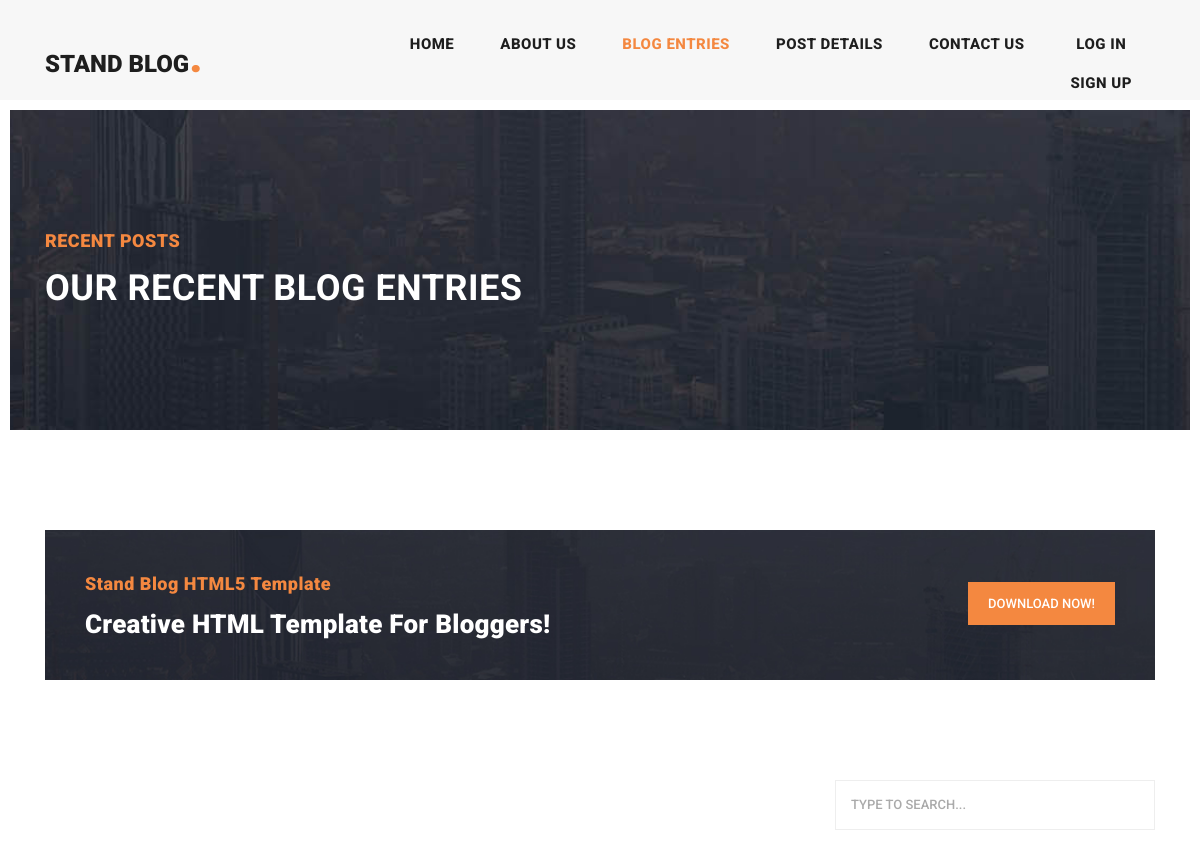
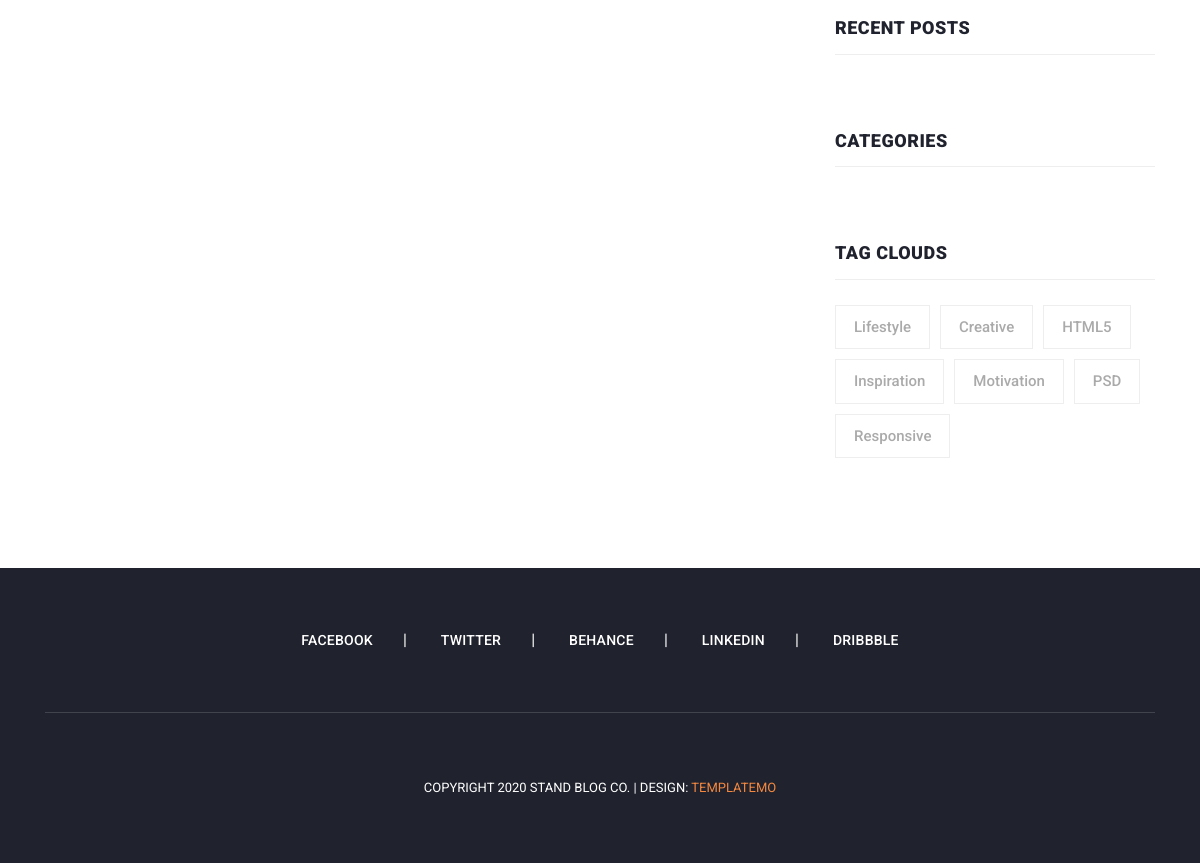
/list, run on an earlier commit of the app's database (2 pictures, top to bottom).
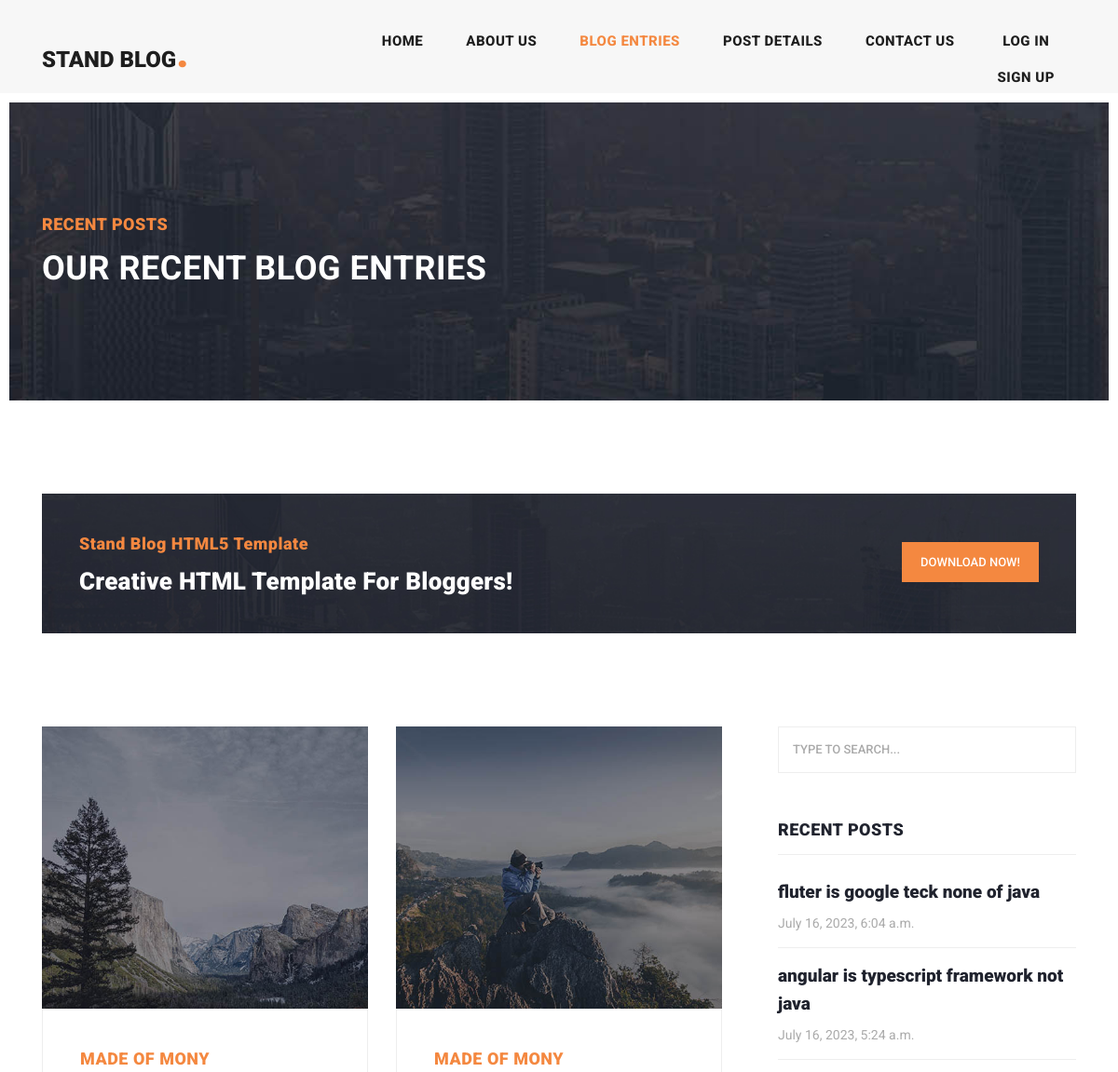
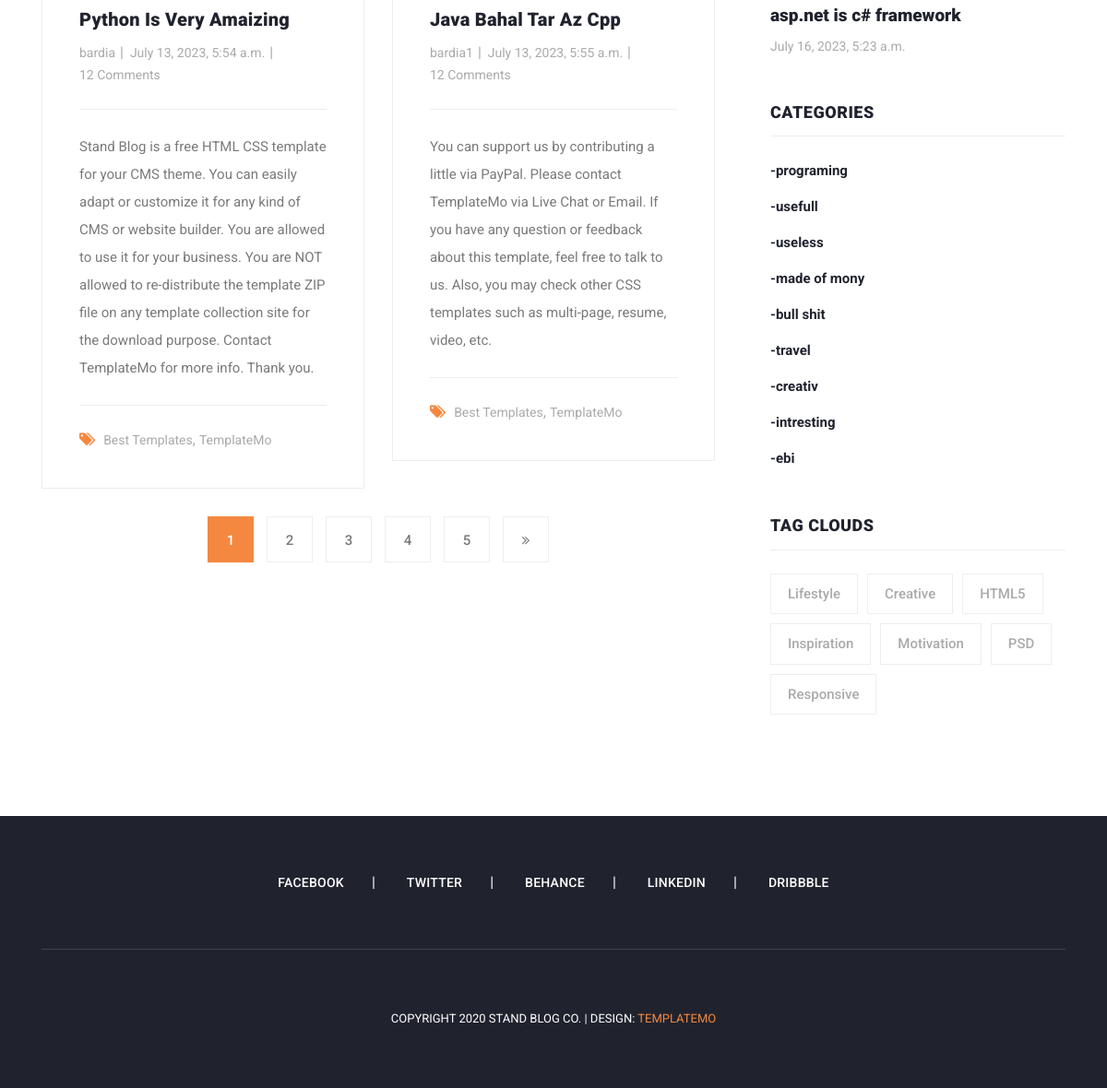
And on a later commit of the database (2 pictures, top to bottom).
### blog/models.py (models this page shows, shortened)
class Article(models.Model):
    author=models.ForeignKey(User,on_delete=models.CASCADE)
    category=models.ManyToManyField(Category)
    title=models.CharField(max_length=40)
    body=models.TextField()
    image=models.ImageField(upload_to='image/articles')
    created=models.DateTimeField(auto_now_add=True)
    updated=models.DateTimeField(auto_now=True)
    slug=models.SlugField(null=True,unique=True,blank=True)

class Category(models.Model):
    title=models.CharField(max_length=66)
    created=models.DateTimeField(auto_now_add=True)
    def __str__(self):
        return self.title

### blog/views.py (the view)
# urls.py: path("list",views.posts_list,name="list"),
def posts_list(request):
    article=Article.objects.all()
    page_number=request.GET.get("page")
    paginator=Paginator(article,2)
    objects_list=paginator.get_page(page_number)
    return render(request,"blog/article_list.html",{"article":objects_list})

### context_processors/context_processors.py (called while the page is built)
def recent_article(request):
    recent_article=Article.objects.order_by('-created')[:3]
    categories=Category.objects.all()
    return {"recent_article":recent_article,"categories":categories}

### home_app/templatetags/my_templatetags.py (called while the page is built)
@register.inclusion_tag("home_app/result.html")
def show_result(query):
    return {"objects":query}

### blog/templates/blog/article_list.html (shortened to what this page needs)
{% extends "base.html" %}
{% load static %}
{% block content %}
    <div class="heading-page header-text">
        <section class="page-heading">
            <div class="container">
                <div class="row">
                    <div class="col-lg-12">
                        <div class="text-content">
                            <h4>Recent Posts</h4>
                            <h2>Our Recent Blog Entries</h2>
                        </div>
                    </div>
                </div>
            </div>
        </section>
    </div>
    <section class="call-to-action">
        <div class="container">
            <div class="row">
                <div class="col-lg-12">
                    <div class="main-content">
                        <div class="row">
                            <div class="col-lg-8">
                                <span>Stand Blog HTML5 Template</span>
                                <h4>Creative HTML Template For Bloggers!</h4>
                            </div>
                            <div class="col-lg-4">
                                <div class="main-button">
                                    <a href="https://templatemo.com/tm-551-stand-blog" target="_parent">Download
                                        Now!</a>
                                </div>
                            </div>
                        </div>
                    </div>
                </div>
            </div>
        </div>
    </section>
    <section class="blog-posts grid-system">
        <div class="container">
            <div class="row">
                <div class="col-lg-8">
                    <div class="all-blog-posts">
                        <div class="row">
                            {% for item in article %}
                                <div class="col-lg-6">
                                    <div class="blog-post">
                                        <div class="blog-thumb">
                                            <img src="{{ item.image.url }}" alt="">
                                        </div>
                                        <div class="down-content">
                                            <span>{{ item.category.all.1 }}</span>
                                            <a href="post-details.html"><h4>{{ item.title }}</h4></a>
                                            <ul class="post-info">
                                                <li><a href="#">{{ item.author }}</a></li>
                                                <li><a href="#">{{ item.created }}</a></li>
                                                <li><a href="#">12 Comments</a></li>
                                            </ul>
                                            <p>{{ item.body }}</p>
                                            <div class="post-options">
                                                <div class="row">
                                                    <div class="col-lg-12">
                                                        <ul class="post-tags">
                                                            <li><i class="fa fa-tags"></i></li>
                                                            <li><a href="#">Best Templates</a>,</li>
                                                            <li><a href="#">TemplateMo</a></li>
                                                        </ul>
                                                    </div>
                                                </div>
                                            </div>
                                        </div>
                                    </div>
                                </div>
                            {% endfor %}
                            <div class="col-lg-12">
                                {% if article.has_other_pages %}
                                    <ul class="page-numbers">
                                    {% for i in article.paginator.page_range %}
                                        {% if article.number == i %}
                                            <li class="active"><a href="?page={{ i }}{% if request.GET.q %}&q={{ request.GET.q }}{% endif %}">{{ i }}</a></li>
                                        {% else %}
                                            <li><a href="?page={{ i }}{% if request.GET.q %}&q={{ request.GET.q }}{% endif %}">{{ i }}</a></li>
                                        {% endif %}
                                    {% endfor %}
                                    {% if article.has_next %}
                                        <li><a href="?page={{article.next_page_number}}{% if request.GET.q %}&q={{ request.GET.q }}{% endif %}"><i
                                                class="fa fa-angle-double-right"></i></a></li>
                                    {% endif %}
                                     </ul>
                                {% endif %}
                            </div>
                        </div>
                    </div>
                </div>
                {% include "includes/sidebar.html" %}
            </div>
        </div>
    </section>
{% endblock %}

### templates/base.html (shortened to what this page needs)
{% load static %}
<!DOCTYPE html>
<html lang="en">
<head>
   {% include "includes/head_refrences.html" %}
</head>
<body>
{% include "includes/header.html" %}
{% block content %}
{% endblock %}
{% include "includes/footer.html" %}
</body>
</html>

### templates/includes/head_refrences.html (shortened to what this page needs)
{% load static %}
    <link href="{% static "vendor/bootstrap/css/bootstrap.min.css" %}" rel="stylesheet">
    <link rel="stylesheet" href="{% static "css/fontawesome.css" %}">
    <link rel="stylesheet" href="{% static "css/templatemo-stand-blog.css" %}">
    <link rel="stylesheet" href="{% static "css/owl.css" %}">

### templates/includes/header.html (shortened to what this page needs)
{% load static %}
<header class="">
    <nav class="navbar navbar-expand-lg">
        <div class="container">
            <a class="navbar-brand" href="index.html"><h2>Stand Blog<em>.</em></h2></a>
            <div class="collapse navbar-collapse" id="navbarResponsive">
                <ul class="navbar-nav ml-auto">
                    <li class="nav-item {% if request.resolver_match.url_name == "main" %}active{% endif %}">
                        <a class="nav-link" href="index.html">Home
                        </a>
                    </li>
                    <li class="nav-item">
                        <a class="nav-link" href="about.html">About Us</a>
                    </li>
                    <li class="nav-item {% if request.resolver_match.url_name == "list" %}active{% endif %}">
                        <a class="nav-link" href="{% url "blog:list" %}">Blog Entries</a>
                    </li>
                    <li class="nav-item">
                        <a class="nav-link" href="post-details.html">Post Details</a>
                    </li>
                    <li class="nav-item {% if request.resolver_match.url_name == "contact_us" %}active{% endif %}">
                        <a class="nav-link" href="{% url "blog:contact_us" %}">Contact Us</a>
                    </li>
                    <li class="nav-item">
                        {% if request.user.is_authenticated %}
                            <div>
                                <img src="{{ request.user.profile.image.url }}" width="30px" height="30px"
                                     style="border-radius: 100%">
                                <a class="nav-link" href="">{{ request.user.username }}</a><a
                                    href="{% url "account:logout" %}"><span
                                    class="badge badge-danger ">logout</span></a>
                            </div>
                        {% else %}
                            <div>
                                <a class="nav-link {% if request.resolver_match.url_name == "login" %}active{% endif %}"
                                   href="{% url "account:login" %}">log in</a>
                                <a class="nav-link {% if request.resolver_match.url_name == "register" %}active{% endif %}"
                                   href="{% url "account:register" %}">sign up</a>
                            </div>
                        {% endif %}
                    </li>
                </ul>
            </div>
        </div>
    </nav>
</header>

### templates/includes/sidebar.html
{% load static %}
{% load my_templatetags %}
<div class="col-lg-4">
            <div class="sidebar">
              <div class="row">
                <div class="col-lg-12">
                  <div class="sidebar-item search">
                    <form id="search_form" name="gs" method="GET" action="{% url "blog:search_article" %}">
                      <input type="text" name="q" class="searchText" placeholder="type to search..." autocomplete="on">
                    </form>
                  </div>
                </div>
                <div class="col-lg-12">
                  <div class="sidebar-item recent-posts">
                    <div class="sidebar-heading">
                      <h2>Recent Posts</h2>
                    </div>
                    <div class="content">
                      <ul>
                          {% show_result recent_article %}
                      </ul>
                    </div>
                  </div>
                </div>
                <div class="col-lg-12">
                  <div class="sidebar-item categories">
                    <div class="sidebar-heading">
                      <h2>Categories</h2>
                    </div>
                    <div class="content">
                      <ul>
                          {% for cat in categories %}
                        <li><a href="{% url "blog:category_list" cat.id %}">-{{ cat.title }}</a></li>
                          {% endfor %}
                      </ul>
                    </div>
                  </div>
                </div>
                <div class="col-lg-12">
                  <div class="sidebar-item tags">
                    <div class="sidebar-heading">
                      <h2>Tag Clouds</h2>
                    </div>
                    <div class="content">
                      <ul>
                        <li><a href="#">Lifestyle</a></li>
                        <li><a href="#">Creative</a></li>
                        <li><a href="#">HTML5</a></li>
                        <li><a href="#">Inspiration</a></li>
                        <li><a href="#">Motivation</a></li>
                        <li><a href="#">PSD</a></li>
                        <li><a href="#">Responsive</a></li>
                      </ul>
                    </div>
                  </div>
                </div>
              </div>
            </div>
          </div>

### home_app/templates/home_app/result.html
{% for item in objects %}
                            <li><a href="post-details.html">
                          <h5>{{ item.title }}</h5>
                          <span>{{ item.created }}</span>
                        </a></li>
                          {% endfor %}

### templates/includes/footer.html
{% load static %}
<footer>
    <div class="container">
        <div class="row">
            <div class="col-lg-12">
                <ul class="social-icons">
                    <li><a href="#">Facebook</a></li>
                    <li><a href="#">Twitter</a></li>
                    <li><a href="#">Behance</a></li>
                    <li><a href="#">Linkedin</a></li>
                    <li><a href="#">Dribbble</a></li>
                </ul>
            </div>
            <div class="col-lg-12">
                <div class="copyright-text">
                    <p>Copyright 2020 Stand Blog Co.
                        | Design: <a rel="nofollow" href="https://templatemo.com" target="_parent">TemplateMo</a></p>
                </div>
            </div>
        </div>
    </div>
</footer>

### templates/includes/footer_refrences.html (shortened to what this page needs)
{% load static %}

What changed in the data, as far as the page shows it:
added Article: image (picture), category.all.1 "MADE OF MONY", title "Python Is Very Amaizing", author "bardia", created "July 13, 2023, 5:54 a.m.", body "Stand Blog is a free HTML CSS template for your CMS theme. You can easily adapt or customize it for any kind of CMS or website builder. You are allowed to use it for your business. You are NOT allowed to re-distribute the template ZIP file on any template collection site for the download purpose. Contact TemplateMo for more info. Thank you.", shown under "Creative HTML Template For Bloggers!"
added Article: image (picture), category.all.1 "MADE OF MONY", title "Java Bahal Tar Az Cpp", author "bardia1", created "July 13, 2023, 5:55 a.m.", body "You can support us by contributing a little via PayPal. Please contact TemplateMo via Live Chat or Email. If you have any question or feedback about this template, feel free to talk to us. Also, you may check other CSS templates such as multi-page, resume, video, etc.", shown under "Creative HTML Template For Bloggers!"
added Article: title "fluter is google teck none of java", created "July 16, 2023, 6:04 a.m.", shown under "RECENT POSTS"
added Article: title "angular is typescript framework not java", created "July 16, 2023, 5:24 a.m.", shown under "RECENT POSTS"
added Article: title "asp.net is c# framework", created "July 16, 2023, 5:23 a.m.", shown under "RECENT POSTS"
added Category: title "programing"
added Category: title "usefull"
added Category: title "useless"
added Category: title "made of mony"
added Category: title "bull shit"
added Category: title "travel"
added Category: title "creativ"
added Category: title "intresting"
added Category: title "ebi"
Also different on the page:
new list line: "1"
new list line: "2"
new list line: "3"
new list line: "4"
new list line: "5"
